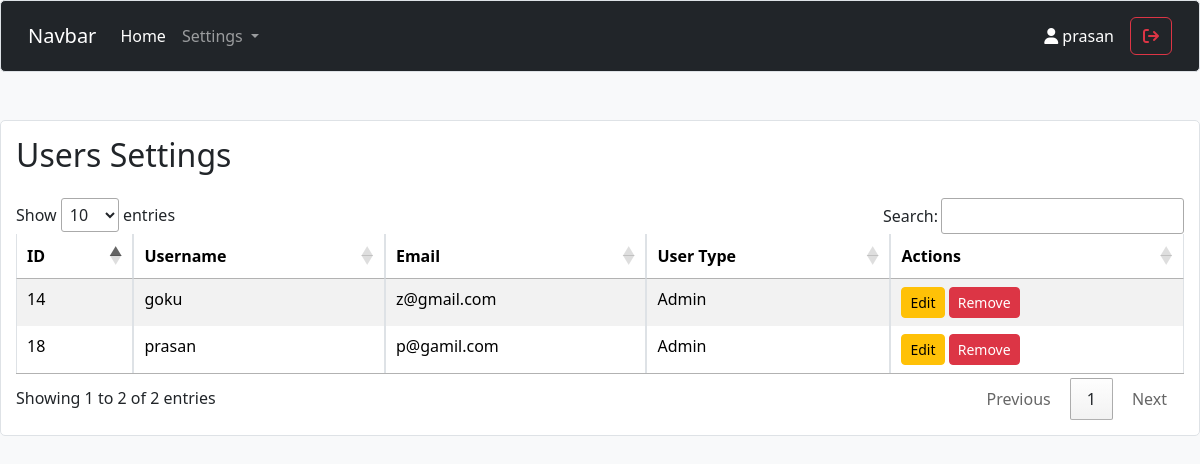
Page /usersetting.php (signed in) on the committed database.
### tables this page shows
CREATE TABLE `users` (
  `id` int(20) NOT NULL,
  `username` varchar(50) NOT NULL,
  `email` varchar(50) NOT NULL,
  `password` varchar(10) NOT NULL,
  `usertype` text NOT NULL
);

### usersetting.php (the view, shortened to what this page needs)
<?php
require('connection.php');
$sql = "SELECT * FROM users";
$result = mysqli_query($con, $sql);
?>
<!DOCTYPE html>
<html lang="en">
<head>
    <link href="https://cdn.jsdelivr.net/npm/bootstrap@5.3.3/dist/css/bootstrap.min.css" rel="stylesheet">
    <link rel="stylesheet" href="https://cdn.datatables.net/1.11.3/css/jquery.dataTables.min.css">
    <link rel="stylesheet" href="https://cdnjs.cloudflare.com/ajax/libs/font-awesome/6.6.0/css/all.min.css">
</head>
<body>
    <nav class="navbar navbar-expand-lg navbar-dark bg-dark">
        <div class="container-fluid">
            <a class="navbar-brand" href="#">Navbar</a>
            <div class="collapse navbar-collapse" id="navbarSupportedContent">
                <ul class="navbar-nav me-auto mb-2 mb-lg-0">
                    <li class="nav-item">
                        <a class="nav-link active" aria-current="page" href="./add.php">Home</a>
                    </li>
                    <li class="nav-item dropdown">
                        <a class="nav-link dropdown-toggle" href="#" id="navbarDropdown" role="button" data-bs-toggle="dropdown" aria-expanded="false">
                            Settings
                        </a>
                    </li>
                </ul>
                <form action="./logout.php" class="d-flex align-items-center">
                    <span class="navbar-text text-white me-3">
                        <i class="fa-solid fa-user"></i> <?php echo $_SESSION['username']; ?>
                    </span>
                    <button class="btn btn-outline-danger" type="submit">
                        <i class="fa-solid fa-arrow-right-from-bracket"></i>
                    </button>
                </form>
            </div>
        </div>
    </nav>
    <div class="container mt-5">
        <h2 class="mb-4">Users Settings</h2>
        <table id="dataTable" class="table table-striped table-bordered">
            <thead>
                <tr>
                    <th>ID</th>
                    <th>Username</th>
                    <th>Email</th>
                    <th>User Type</th>
                    <th>Actions</th>
                </tr>
            </thead>
            <tbody>
                <?php
                if (mysqli_num_rows($result) > 0) {
                    while ($row = mysqli_fetch_assoc($result)) {
                        $id = $row["id"];
                        $username = $row["username"];
                        $email = $row["email"];
                        $usertype = $row["usertype"];
                        switch ($usertype) {
                            case 0:
                                $usertypeString = "Admin";
                                break;
                        }
                        echo "<tr>";
                        echo "<td>" . $id . "</td>";
                        echo "<td>" . $username . "</td>";
                        echo "<td>" . $email . "</td>";
                        echo "<td>" . $usertypeString . "</td>";
                        echo '<td>
                                <button type="button" class="btn btn-warning btn-sm btn-edit" data-id="' . $id . '" data-bs-toggle="modal" data-bs-target="#editModal">
                                    Edit
                                </button>
                                <form action="removeuser.php" method="post" style="display:inline;">
                                    <input type="hidden" name="id" value="' . $id . '">
                                    <input type="submit" class="btn btn-danger btn-sm" value="Remove" onclick="return confirm(\'Are you sure you want to remove this user?\')">
                                </form>
                              </td>';
                        echo "</tr>";
                    }
                } else {
                    echo "<tr><td colspan='5'>No data found</td></tr>";
                }
                ?>
            </tbody>
        </table>
    </div>
</body>
</html>

### usersetting.php (style rules this page uses)
body { background-color: #f8f9fa; }
.container, .navbar, .form-group, .data-table-container, fieldset { border: 1px solid #dee2e6; border-radius: 5px; padding: 15px; background-color: #ffffff; margin-bottom: 20px; max-width: 1200px; margin-left: auto; margin-right: auto; }
table.dataTable { width: 100% !important; }

### rows in the picture
users: id "14", username "goku", email "z@gmail.com", usertype "Admin"
users: id "18", username "prasan", email "p@gamil.com", usertype "Admin"

### other values in the picture
$_SESSION['username'] "prasan"
